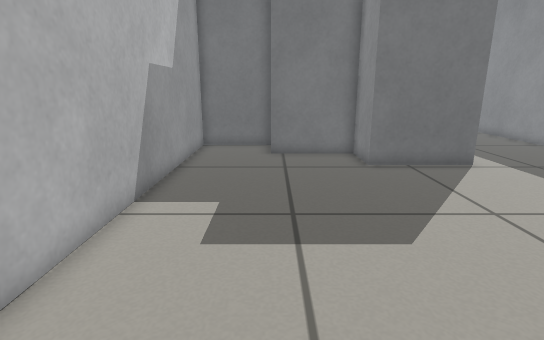
[1] (above)

12 first-person views from a walk through a robot-simulator world made for Gazebo. The camera is 0.6 m above the floor, tilts 14° down and sees 80° across. The floor is counted in squares, 0.2 m on a side. Each view is taken from the middle of a square. On the plan, view 1 faces up. The plan holds only what a view shows up to about 20 squares ahead; the rest is blank.

[2]
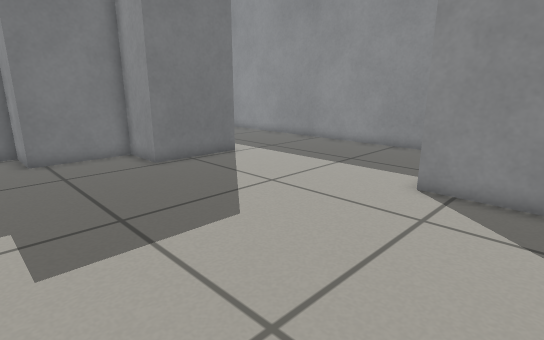

[3]
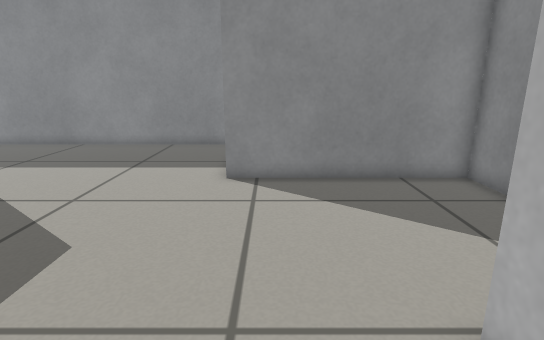

[4]
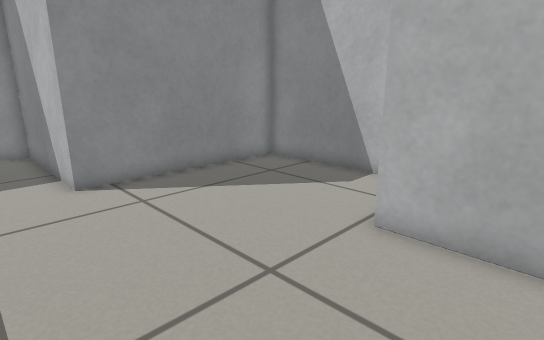

[5]
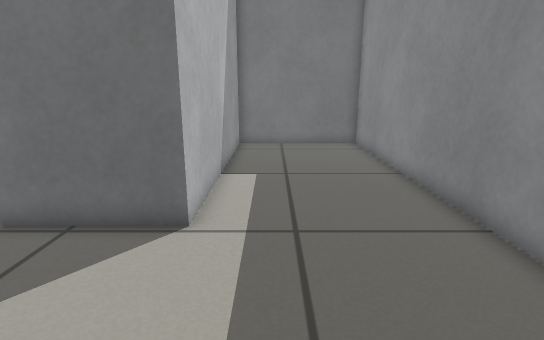

[6]
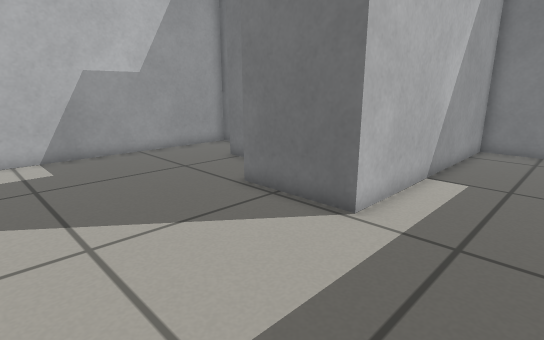

[7]
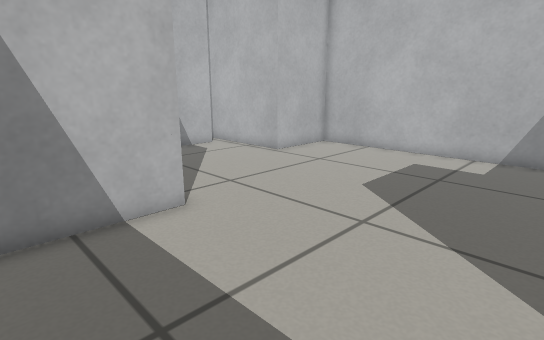

[8]
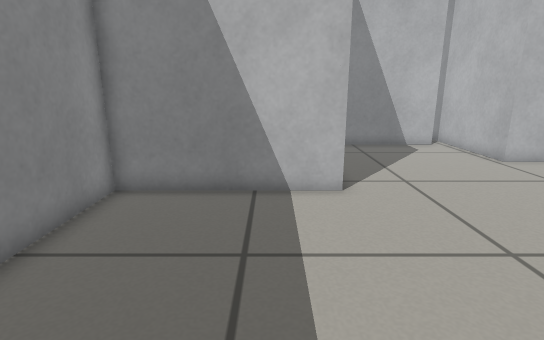

[9]
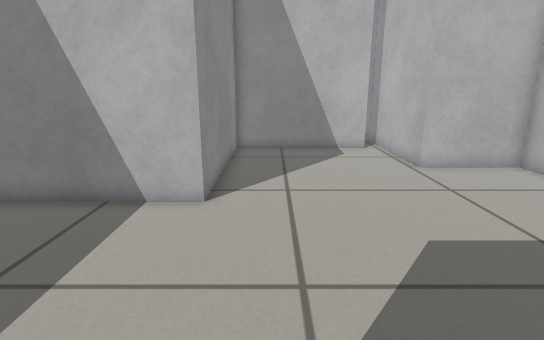

[10]
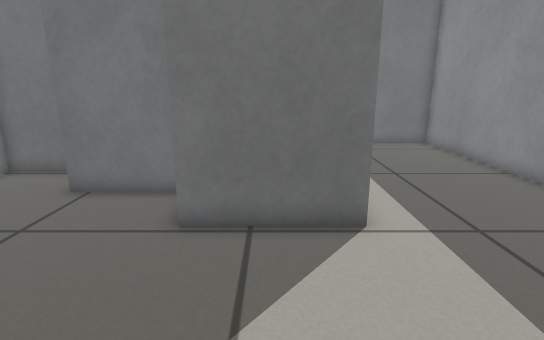

[11]
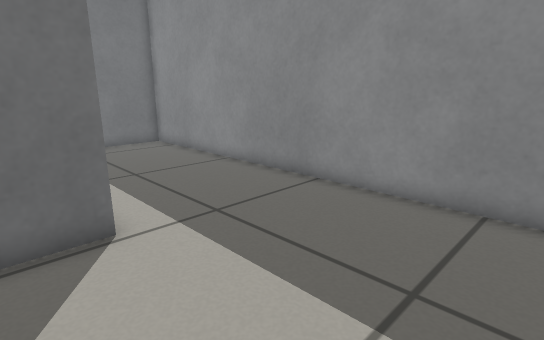

[12]
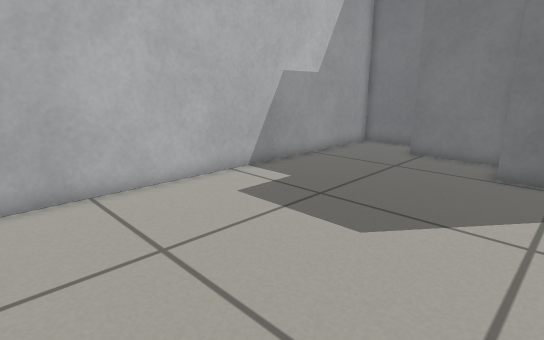

### Floor plan
Points are (right, up) in squares from view 1. A wall is a line through its corners. A room is listed if a view was taken in it or the views show most of it. See-through windows are left out.
Room 1 (views 1, 2, 3, 4, 5, 6, 7, 8, 9, 10, 11, 12)
walls: (1.1, -4.8) (7.9, -4.8) (7.9, 3.6) (14.8, 3.6) (14.8, 24.3) (8.1, 24.3) (8.1, 12.8) (3.9, 12.8) (3.9, 15.3) (0, 15.3) (0, 17.7) (-3.8, 17.7) (-3.8, -0.4) (0.2, -0.4) (0.2, -5.5)

Where each view was taken, in squares from view 1:
view 1: 0 up, 0 right, facing up
view 2: 0 up, 2 left, facing up-right
view 3: 2 up, 3 left, facing right
view 4: 6 up, 3 left, facing down-right
view 5: 6 up, 10 right, facing up
view 6: 6 up, 12 right, facing up-left
view 7: 11 up, 12 right, facing down-left
view 8: 13 up, 10 right, facing down
view 9: 12 up, 6 right, facing down
view 10: 6 up, 6 right, facing up
view 11: 6 up, 6 right, facing up-right
view 12: 0 up, 6 right, facing up-left
